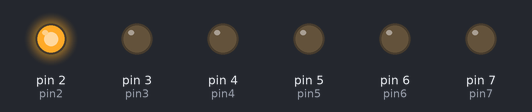
A sketch run on a simulated Arduino Uno, built with avr-gcc and run on an emulated ATmega328P. Shown: output pins drawn as LEDs (lit = HIGH).

Above: at 0.03 s.
At 0.45 s:
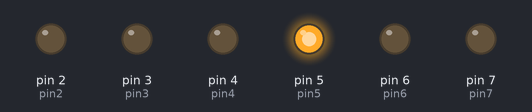
At 0.8 s:
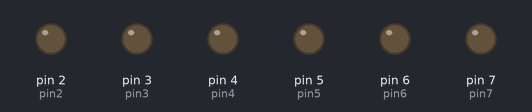
At 1.57 s:
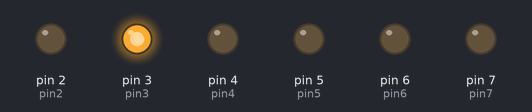
At 2.27 s:
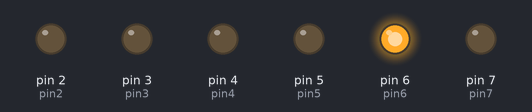
At 3.11 s:
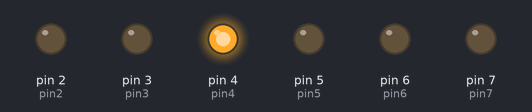
Timing chart, 0 to 3.4 s (numbered marks = the images above):
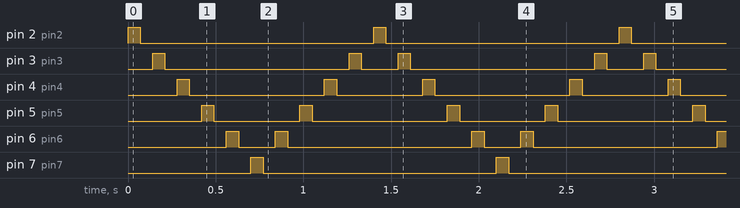

Measured:
- by itself, pin 2 (pin2), pin 7 (pin7): alternates HIGH for 0.07 s and LOW for 1.3 s
- by itself, pin 3 (pin3): repeats every 1.4 s: LOW 1.1 s, HIGH 0.07 s, LOW 0.21 s, HIGH 0.07 s
- by itself, pin 4 (pin4): repeats every 1.4 s: LOW 0.77 s, HIGH 0.07 s, LOW 0.49 s, HIGH 0.07 s
- by itself, pin 5 (pin5): repeats every 1.4 s: LOW 0.49 s, HIGH 0.07 s, LOW 0.77 s, HIGH 0.07 s
- by itself, pin 6 (pin6): repeats every 1.4 s: LOW 0.21 s, HIGH 0.07 s, LOW 1.1 s, HIGH 0.07 s

The sketch:

CocheFantasticoFACIL.ino
```cpp
//Coche fantastico1
int pin2 = 2;
int pin3 = 3;
int pin4 = 4;
int pin5 = 5;
int pin6 = 6;
int pin7 = 7;
int espera = 70; // El tiempo que se esperara
void setup(){
pinMode(pin2, OUTPUT); // Configuración de los PIN como salida
pinMode(pin3, OUTPUT);
pinMode(pin4, OUTPUT);
pinMode(pin5, OUTPUT);
pinMode(pin6, OUTPUT);
pinMode(pin7, OUTPUT);
}
void loop() {
digitalWrite(pin2, HIGH); // Enciende y apaga secuencialmente los LEDs
delay(espera);
digitalWrite(pin2, LOW);
delay(espera);
digitalWrite(pin3, HIGH);
delay(espera);
digitalWrite(pin3, LOW);
delay(espera);
digitalWrite(pin4, HIGH);
delay(espera);
digitalWrite(pin4, LOW);
delay(espera);
digitalWrite(pin5, HIGH);
delay(espera);
digitalWrite(pin5, LOW);
delay(espera);
digitalWrite(pin6, HIGH);
delay(espera);
digitalWrite(pin6, LOW);
delay(espera);
digitalWrite(pin7, HIGH);
delay(espera);
digitalWrite(pin7, LOW);
delay(espera);
digitalWrite(pin6, HIGH);
delay(espera);
digitalWrite(pin6, LOW);
delay(espera);
digitalWrite(pin5, HIGH);
delay(espera);
digitalWrite(pin5, LOW);
delay(espera);
digitalWrite(pin4, HIGH);
delay(espera);
digitalWrite(pin4, LOW);
delay(espera);
digitalWrite(pin3, HIGH);
delay(espera);
digitalWrite(pin3, LOW);
delay(espera);
}
```
